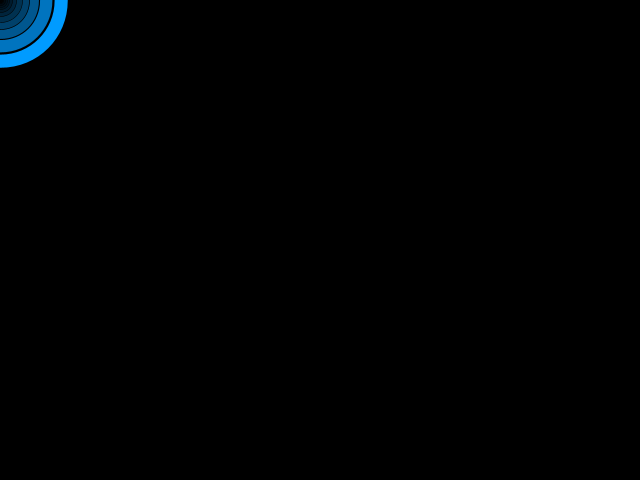
Frame 1 (no input)
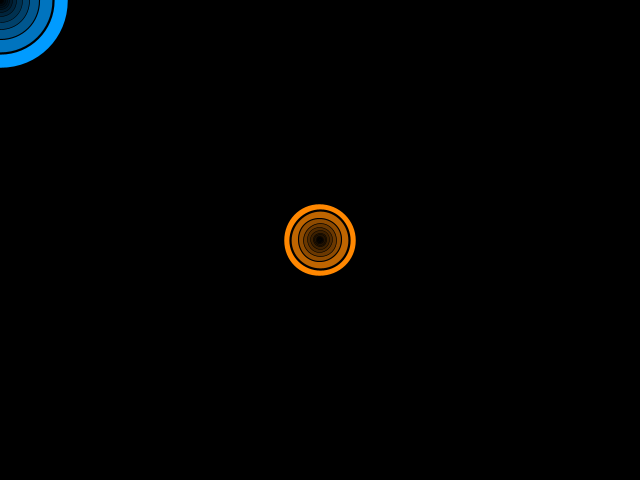
Frame 2 (the mouse pressed at the canvas centre, redrawn once)

The Processing sketch that drew these frames (run headless with seeded random() and noise(); the mouse was pressed at the canvas centre and the sketch redrawn once):

// Processing sketch: Recursion
// ── Recursion.pde
int i = 0;
color c;

void setup() { size(640, 480); noLoop(); background(0); }

void draw()
{ 
  switch (i = (i + 1) % 3)
  { case 0: c = color(200, 0, 55); break;
    case 1: c = color(0, 155, 255); break;
    case 2: c = color(255, 135, 0); break;
  }
  sCircle(mouseX, mouseY, random(35, 200), 1, 5);
}

void mouseReleased() { redraw(); }

void sCircle(float x, float y, float r, float m, float s)
{
  if (r < 2) return;          
  strokeWeight(0.5 + s); fill(red(c) * m, green(c) * m, blue(c) * m); ellipse(x, y, r, r);
  sCircle(x, y, r * 0.75, m * 0.75, s * 0.35);
}
